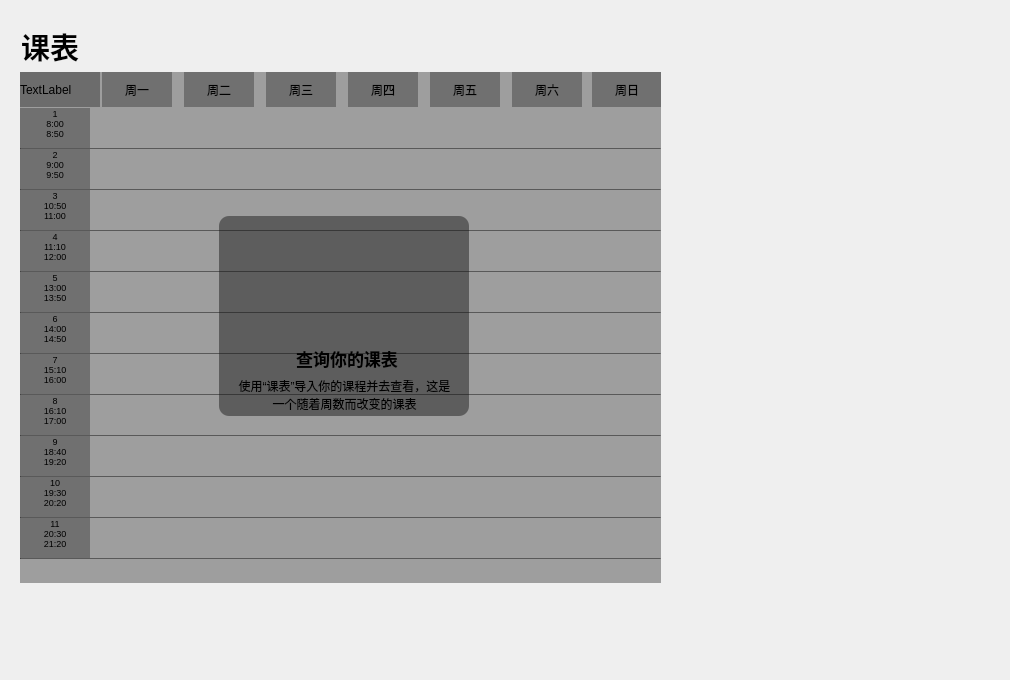
   <widget class="QWidget" name="page_classsheet">
    <widget class="QWidget" name="maincontextphoto_2" native="true">
     <property name="geometry">
      <rect>
       <x>0</x>
       <y>0</y>
       <width>1001</width>
       <height>671</height>
      </rect>
     </property>
     <property name="styleSheet">
      <string notr="true">QWidget#maincontextphoto_2
{
image: url(:/Themes/Assets/Themes/backgrounds/beach/2560x1600.jpg);

}</string>
     </property>
     <widget class="QLabel" name="ClassSheetTiltleLabel">
      <property name="geometry">
       <rect>
        <x>21</x>
        <y>24</y>
        <width>131</width>
        <height>44</height>
       </rect>
      </property>
      <property name="font">
       <font>
        <family>微软雅黑</family>
        <pointsize>22</pointsize>
        <bold>true</bold>
        <stylestrategy>PreferAntialias</stylestrategy>
       </font>
      </property>
      <property name="text">
       <string>课表</string>
      </property>
      <property name="textFormat">
       <enum>Qt::TextFormat::PlainText</enum>
      </property>
     </widget>
     <widget class="QWidget" name="class_sheet_widget" native="true">
      <property name="geometry">
       <rect>
        <x>20</x>
        <y>72</y>
        <width>641</width>
        <height>511</height>
       </rect>
      </property>
      <property name="styleSheet">
       <string notr="true">background-color: rgba(50, 50, 50, 110);</string>
      </property>
      <widget class="QLabel" name="nowdate_week">
       <property name="geometry">
        <rect>
         <x>0</x>
         <y>0</y>
         <width>80</width>
         <height>35</height>
        </rect>
       </property>
       <property name="minimumSize">
        <size>
         <width>70</width>
         <height>0</height>
        </size>
       </property>
       <property name="styleSheet">
        <string notr="true">background-color: rgba(50, 50, 50, 120);</string>
       </property>
       <property name="text">
        <string>TextLabel</string>
       </property>
      </widget>
      <widget class="QLabel" name="MondayLabel">
       <property name="geometry">
        <rect>
         <x>82</x>
         <y>0</y>
         <width>70</width>
         <height>35</height>
        </rect>
       </property>
       <property name="text">
        <string>周一</string>
       </property>
       <property name="alignment">
        <set>Qt::AlignmentFlag::AlignCenter</set>
       </property>
      </widget>
      <widget class="QLabel" name="TuesdayLabel">
       <property name="geometry">
        <rect>
         <x>164</x>
         <y>0</y>
         <width>70</width>
         <height>35</height>
        </rect>
       </property>
       <property name="text">
        <string>周二</string>
       </property>
       <property name="alignment">
        <set>Qt::AlignmentFlag::AlignCenter</set>
       </property>
      </widget>
      <widget class="QLabel" name="ThursdayLabel">
       <property name="geometry">
        <rect>
         <x>246</x>
         <y>0</y>
         <width>70</width>
         <height>35</height>
        </rect>
       </property>
       <property name="text">
        <string>周三</string>
       </property>
       <property name="alignment">
        <set>Qt::AlignmentFlag::AlignCenter</set>
       </property>
      </widget>
      <widget class="QLabel" name="WednesdayLabel">
       <property name="geometry">
        <rect>
         <x>328</x>
         <y>0</y>
         <width>70</width>
         <height>35</height>
        </rect>
       </property>
       <property name="text">
        <string>周四</string>
       </property>
       <property name="alignment">
        <set>Qt::AlignmentFlag::AlignCenter</set>
       </property>
      </widget>
      <widget class="QLabel" name="FridayLabel">
       <property name="geometry">
        <rect>
         <x>492</x>
         <y>0</y>
         <width>70</width>
         <height>35</height>
        </rect>
       </property>
       <property name="text">
        <string>周六</string>
       </property>
       <property name="alignment">
        <set>Qt::AlignmentFlag::AlignCenter</set>
       </property>
      </widget>
      <widget class="QLabel" name="SaturdayLabel">
       <property name="geometry">
        <rect>
         <x>572</x>
         <y>0</y>
         <width>70</width>
         <height>35</height>
        </rect>
       </property>
       <property name="text">
        <string>周日</string>
       </property>
       <property name="alignment">
        <set>Qt::AlignmentFlag::AlignCenter</set>
       </property>
      </widget>
      <widget class="QLabel" name="Sundaylabel">
       <property name="geometry">
        <rect>
         <x>410</x>
         <y>0</y>
         <width>70</width>
         <height>35</height>
        </rect>
       </property>
       <property name="text">
        <string>周五</string>
       </property>
       <property name="alignment">
        <set>Qt::AlignmentFlag::AlignCenter</set>
       </property>
      </widget>
      <widget class="QLabel" name="label_9">
       <property name="geometry">
        <rect>
         <x>0</x>
         <y>36</y>
         <width>70</width>
         <height>40</height>
        </rect>
       </property>
       <property name="minimumSize">
        <size>
         <width>70</width>
         <height>0</height>
        </size>
       </property>
       <property name="font">
        <font>
         <pointsize>7</pointsize>
        </font>
       </property>
       <property name="text">
        <string>1
8:00
8:50</string>
       </property>
       <property name="alignment">
        <set>Qt::AlignmentFlag::AlignHCenter|Qt::AlignmentFlag::AlignTop</set>
       </property>
      </widget>
      <widget class="QLabel" name="label_11">
       <property name="geometry">
        <rect>
         <x>0</x>
         <y>118</y>
         <width>70</width>
         <height>40</height>
        </rect>
       </property>
       <property name="minimumSize">
        <size>
         <width>70</width>
         <height>0</height>
        </size>
       </property>
       <property name="font">
        <font>
         <pointsize>7</pointsize>
        </font>
       </property>
       <property name="text">
        <string>3
10:50
11:00</string>
       </property>
       <property name="alignment">
        <set>Qt::AlignmentFlag::AlignHCenter|Qt::AlignmentFlag::AlignTop</set>
       </property>
      </widget>
      <widget class="QLabel" name="label_13">
       <property name="geometry">
        <rect>
         <x>0</x>
         <y>200</y>
         <width>70</width>
         <height>40</height>
        </rect>
       </property>
       <property name="minimumSize">
        <size>
         <width>70</width>
         <height>0</height>
        </size>
       </property>
       <property name="font">
        <font>
         <pointsize>7</pointsize>
        </font>
       </property>
       <property name="text">
        <string>5
13:00
13:50</string>
       </property>
       <property name="alignment">
        <set>Qt::AlignmentFlag::AlignHCenter|Qt::AlignmentFlag::AlignTop</set>
       </property>
      </widget>
      <widget class="QLabel" name="label_10">
       <property name="geometry">
        <rect>
         <x>0</x>
         <y>77</y>
         <width>70</width>
         <height>40</height>
        </rect>
       </property>
       <property name="minimumSize">
        <size>
         <width>70</width>
         <height>0</height>
        </size>
       </property>
       <property name="font">
        <font>
         <pointsize>7</pointsize>
        </font>
       </property>
       <property name="text">
        <string>2
9:00
9:50</string>
       </property>
       <property name="alignment">
        <set>Qt::AlignmentFlag::AlignHCenter|Qt::AlignmentFlag::AlignTop</set>
       </property>
      </widget>
      <widget class="QLabel" name="label_15">
       <property name="geometry">
        <rect>
         <x>0</x>
         <y>282</y>
         <width>70</width>
         <height>40</height>
        </rect>
       </property>
       <property name="minimumSize">
        <size>
         <width>70</width>
         <height>0</height>
        </size>
       </property>
       <property name="font">
        <font>
         <pointsize>7</pointsize>
        </font>
       </property>
       <property name="text">
        <string>7
15:10
16:00</string>
       </property>
       <property name="alignment">
        <set>Qt::AlignmentFlag::AlignHCenter|Qt::AlignmentFlag::AlignTop</set>
       </property>
      </widget>
      <widget class="QLabel" name="label_14">
       <property name="geometry">
        <rect>
         <x>0</x>
         <y>241</y>
         <width>70</width>
         <height>40</height>
        </rect>
       </property>
       <property name="minimumSize">
        <size>
         <width>70</width>
         <height>0</height>
        </size>
       </property>
       <property name="font">
        <font>
         <pointsize>7</pointsize>
        </font>
       </property>
       <property name="text">
        <string>6
14:00
14:50</string>
       </property>
       <property name="alignment">
        <set>Qt::AlignmentFlag::AlignHCenter|Qt::AlignmentFlag::AlignTop</set>
       </property>
      </widget>
      <widget class="QLabel" name="label_18">
       <property name="geometry">
        <rect>
         <x>0</x>
         <y>405</y>
         <width>70</width>
         <height>40</height>
        </rect>
       </property>
       <property name="minimumSize">
        <size>
         <width>70</width>
         <height>0</height>
        </size>
       </property>
       <property name="font">
        <font>
         <pointsize>7</pointsize>
        </font>
       </property>
       <property name="text">
        <string>10
19:30
20:20</string>
       </property>
       <property name="alignment">
        <set>Qt::AlignmentFlag::AlignHCenter|Qt::AlignmentFlag::AlignTop</set>
       </property>
      </widget>
      <widget class="QLabel" name="label_17">
       <property name="geometry">
        <rect>
         <x>0</x>
         <y>364</y>
         <width>70</width>
         <height>40</height>
        </rect>
       </property>
       <property name="minimumSize">
        <size>
         <width>70</width>
         <height>0</height>
        </size>
       </property>
       <property name="font">
        <font>
         <pointsize>7</pointsize>
        </font>
       </property>
       <property name="text">
        <string>9
18:40
19:20</string>
       </property>
       <property name="alignment">
        <set>Qt::AlignmentFlag::AlignHCenter|Qt::AlignmentFlag::AlignTop</set>
       </property>
      </widget>
      <widget class="QLabel" name="label_19">
       <property name="geometry">
        <rect>
         <x>0</x>
         <y>446</y>
         <width>70</width>
         <height>40</height>
        </rect>
       </property>
       <property name="minimumSize">
        <size>
         <width>70</width>
         <height>0</height>
        </size>
       </property>
       <property name="font">
        <font>
         <pointsize>7</pointsize>
        </font>
       </property>
       <property name="text">
        <string>11
20:30
21:20</string>
       </property>
       <property name="alignment">
        <set>Qt::AlignmentFlag::AlignHCenter|Qt::AlignmentFlag::AlignTop</set>
       </property>
      </widget>
      <widget class="QLabel" name="label_16">
       <property name="geometry">
        <rect>
         <x>0</x>
         <y>323</y>
         <width>70</width>
         <height>40</height>
        </rect>
       </property>
       <property name="minimumSize">
        <size>
         <width>70</width>
         <height>0</height>
        </size>
       </property>
       <property name="font">
        <font>
         <pointsize>7</pointsize>
        </font>
       </property>
       <property name="text">
        <string>8
16:10
17:00</string>
       </property>
       <property name="alignment">
        <set>Qt::AlignmentFlag::AlignHCenter|Qt::AlignmentFlag::AlignTop</set>
       </property>
      </widget>
      <widget class="QLabel" name="label_12">
       <property name="geometry">
        <rect>
         <x>0</x>
         <y>159</y>
         <width>70</width>
         <height>40</height>
        </rect>
       </property>
       <property name="minimumSize">
        <size>
         <width>70</width>
         <height>0</height>
        </size>
       </property>
       <property name="font">
        <font>
         <pointsize>7</pointsize>
        </font>
       </property>
       <property name="text">
        <string>4
11:10
12:00</string>
       </property>
       <property name="alignment">
        <set>Qt::AlignmentFlag::AlignHCenter|Qt::AlignmentFlag::AlignTop</set>
       </property>
      </widget>
      <widget class="Line" name="line">
       <property name="windowModality">
        <enum>Qt::WindowModality::NonModal</enum>
       </property>
       <property name="geometry">
        <rect>
         <x>0</x>
         <y>76</y>
         <width>641</width>
         <height>1</height>
        </rect>
       </property>
       <property name="autoFillBackground">
        <bool>false</bool>
       </property>
       <property name="styleSheet">
        <string notr="true">border-color: rgb(255, 255, 255);</string>
       </property>
       <property name="inputMethodHints">
        <set>Qt::InputMethodHint::ImhNone</set>
       </property>
       <property name="frameShadow">
        <enum>QFrame::Shadow::Sunken</enum>
       </property>
       <property name="orientation">
        <enum>Qt::Orientation::Horizontal</enum>
       </property>
      </widget>
      <widget class="Line" name="line_2">
       <property name="windowModality">
        <enum>Qt::WindowModality::NonModal</enum>
       </property>
       <property name="geometry">
        <rect>
         <x>0</x>
         <y>117</y>
         <width>641</width>
         <height>1</height>
        </rect>
       </property>
       <property name="autoFillBackground">
        <bool>false</bool>
       </property>
       <property name="styleSheet">
        <string notr="true">border-color: rgb(255, 255, 255);</string>
       </property>
       <property name="inputMethodHints">
        <set>Qt::InputMethodHint::ImhNone</set>
       </property>
       <property name="frameShadow">
        <enum>QFrame::Shadow::Sunken</enum>
       </property>
       <property name="orientation">
        <enum>Qt::Orientation::Horizontal</enum>
       </property>
      </widget>
      <widget class="Line" name="line_3">
       <property name="windowModality">
        <enum>Qt::WindowModality::NonModal</enum>
       </property>
       <property name="geometry">
        <rect>
         <x>0</x>
         <y>158</y>
         <width>641</width>
         <height>1</height>
        </rect>
       </property>
       <property name="autoFillBackground">
        <bool>false</bool>
       </property>
       <property name="styleSheet">
        <string notr="true">border-color: rgb(255, 255, 255);</string>
       </property>
       <property name="inputMethodHints">
        <set>Qt::InputMethodHint::ImhNone</set>
       </property>
       <property name="frameShadow">
        <enum>QFrame::Shadow::Sunken</enum>
       </property>
       <property name="orientation">
        <enum>Qt::Orientation::Horizontal</enum>
       </property>
      </widget>
      <widget class="Line" name="line_4">
       <property name="windowModality">
        <enum>Qt::WindowModality::NonModal</enum>
       </property>
       <property name="geometry">
        <rect>
         <x>0</x>
         <y>199</y>
         <width>641</width>
         <height>1</height>
        </rect>
       </property>
       <property name="autoFillBackground">
        <bool>false</bool>
       </property>
       <property name="styleSheet">
        <string notr="true">border-color: rgb(255, 255, 255);</string>
       </property>
       <property name="inputMethodHints">
        <set>Qt::InputMethodHint::ImhNone</set>
       </property>
       <property name="frameShadow">
        <enum>QFrame::Shadow::Sunken</enum>
       </property>
       <property name="orientation">
        <enum>Qt::Orientation::Horizontal</enum>
       </property>
      </widget>
      <widget class="Line" name="line_5">
       <property name="windowModality">
        <enum>Qt::WindowModality::NonModal</enum>
       </property>
       <property name="geometry">
        <rect>
         <x>0</x>
         <y>240</y>
         <width>641</width>
         <height>1</height>
        </rect>
       </property>
       <property name="autoFillBackground">
        <bool>false</bool>
       </property>
       <property name="styleSheet">
        <string notr="true">border-color: rgb(255, 255, 255);</string>
       </property>
       <property name="inputMethodHints">
        <set>Qt::InputMethodHint::ImhNone</set>
       </property>
       <property name="frameShadow">
        <enum>QFrame::Shadow::Sunken</enum>
       </property>
       <property name="orientation">
        <enum>Qt::Orientation::Horizontal</enum>
       </property>
      </widget>
      <widget class="Line" name="line_6">
       <property name="windowModality">
        <enum>Qt::WindowModality::NonModal</enum>
       </property>
       <property name="geometry">
        <rect>
         <x>0</x>
         <y>281</y>
         <width>641</width>
         <height>1</height>
        </rect>
       </property>
       <property name="autoFillBackground">
        <bool>false</bool>
       </property>
       <property name="styleSheet">
        <string notr="true">border-color: rgb(255, 255, 255);</string>
       </property>
       <property name="inputMethodHints">
        <set>Qt::InputMethodHint::ImhNone</set>
       </property>
       <property name="frameShadow">
        <enum>QFrame::Shadow::Sunken</enum>
       </property>
       <property name="orientation">
        <enum>Qt::Orientation::Horizontal</enum>
       </property>
      </widget>
      <widget class="Line" name="line_7">
       <property name="windowModality">
        <enum>Qt::WindowModality::NonModal</enum>
       </property>
       <property name="geometry">
        <rect>
         <x>0</x>
         <y>322</y>
         <width>641</width>
         <height>1</height>
        </rect>
       </property>
       <property name="autoFillBackground">
        <bool>false</bool>
       </property>
       <property name="styleSheet">
        <string notr="true">border-color: rgb(255, 255, 255);</string>
       </property>
       <property name="inputMethodHints">
        <set>Qt::InputMethodHint::ImhNone</set>
       </property>
       <property name="frameShadow">
        <enum>QFrame::Shadow::Sunken</enum>
       </property>
       <property name="orientation">
        <enum>Qt::Orientation::Horizontal</enum>
       </property>
      </widget>
      <widget class="Line" name="line_8">
       <property name="windowModality">
        <enum>Qt::WindowModality::NonModal</enum>
       </property>
       <property name="geometry">
        <rect>
         <x>0</x>
         <y>363</y>
         <width>641</width>
         <height>1</height>
        </rect>
       </property>
       <property name="autoFillBackground">
        <bool>false</bool>
       </property>
       <property name="styleSheet">
        <string notr="true">border-color: rgb(255, 255, 255);</string>
       </property>
       <property name="inputMethodHints">
        <set>Qt::InputMethodHint::ImhNone</set>
       </property>
       <property name="frameShadow">
        <enum>QFrame::Shadow::Sunken</enum>
       </property>
       <property name="orientation">
        <enum>Qt::Orientation::Horizontal</enum>
       </property>
      </widget>
      <widget class="Line" name="line_9">
       <property name="windowModality">
        <enum>Qt::WindowModality::NonModal</enum>
       </property>
       <property name="geometry">
        <rect>
         <x>0</x>
         <y>404</y>
         <width>641</width>
         <height>1</height>
        </rect>
       </property>
       <property name="autoFillBackground">
        <bool>false</bool>
       </property>
       <property name="styleSheet">
        <string notr="true">border-color: rgb(255, 255, 255);</string>
       </property>
       <property name="inputMethodHints">
        <set>Qt::InputMethodHint::ImhNone</set>
       </property>
       <property name="frameShadow">
        <enum>QFrame::Shadow::Sunken</enum>
       </property>
       <property name="orientation">
        <enum>Qt::Orientation::Horizontal</enum>
       </property>
      </widget>
      <widget class="Line" name="line_10">
       <property name="windowModality">
        <enum>Qt::WindowModality::NonModal</enum>
       </property>
       <property name="geometry">
        <rect>
         <x>0</x>
         <y>445</y>
         <width>641</width>
         <height>1</height>
        </rect>
       </property>
       <property name="autoFillBackground">
        <bool>false</bool>
       </property>
       <property name="styleSheet">
        <string notr="true">border-color: rgb(255, 255, 255);</string>
       </property>
       <property name="inputMethodHints">
        <set>Qt::InputMethodHint::ImhNone</set>
       </property>
       <property name="frameShadow">
        <enum>QFrame::Shadow::Sunken</enum>
       </property>
       <property name="orientation">
        <enum>Qt::Orientation::Horizontal</enum>
       </property>
      </widget>
      <widget class="Line" name="line_11">
       <property name="windowModality">
        <enum>Qt::WindowModality::NonModal</enum>
       </property>
       <property name="geometry">
        <rect>
         <x>0</x>
         <y>486</y>
         <width>641</width>
         <height>1</height>
        </rect>
       </property>
       <property name="autoFillBackground">
        <bool>false</bool>
       </property>
       <property name="styleSheet">
        <string notr="true">border-color: rgb(255, 255, 255);</string>
       </property>
       <property name="inputMethodHints">
        <set>Qt::InputMethodHint::ImhNone</set>
       </property>
       <property name="frameShadow">
        <enum>QFrame::Shadow::Sunken</enum>
       </property>
       <property name="orientation">
        <enum>Qt::Orientation::Horizontal</enum>
       </property>
      </widget>
     </widget>
     <widget class="QPushButton" name="pushButton_2">
      <property name="geometry">
       <rect>
        <x>660</x>
        <y>70</y>
        <width>21</width>
        <height>511</height>
       </rect>
      </property>
      <property name="styleSheet">
       <string notr="true">background:transparent;</string>
      </property>
      <property name="text">
       <string/>
      </property>
      <property name="icon">
       <iconset theme="QIcon::ThemeIcon::MediaSkipForward"/>
      </property>
      <property name="flat">
       <bool>true</bool>
      </property>
     </widget>
     <widget class="QPushButton" name="pushButton_3">
      <property name="geometry">
       <rect>
        <x>0</x>
        <y>70</y>
        <width>21</width>
        <height>511</height>
       </rect>
      </property>
      <property name="styleSheet">
       <string notr="true">background:transparent;</string>
      </property>
      <property name="text">
       <string/>
      </property>
      <property name="icon">
       <iconset theme="QIcon::ThemeIcon::GoPrevious"/>
      </property>
      <property name="flat">
       <bool>true</bool>
      </property>
     </widget>
     <widget class="QPushButton" name="add_class_by_hand">
      <property name="geometry">
       <rect>
        <x>570</x>
        <y>35</y>
        <width>33</width>
        <height>30</height>
       </rect>
      </property>
      <property name="text">
       <string/>
      </property>
      <property name="icon">
       <iconset resource="res.qrc">
        <normaloff>:/Themes/Assets/add_icon.svg</normaloff>:/Themes/Assets/add_icon.svg</iconset>
      </property>
      <property name="flat">
       <bool>true</bool>
      </property>
     </widget>
     <widget class="QPushButton" name="add_class_from_web">
      <property name="geometry">
       <rect>
        <x>615</x>
        <y>35</y>
        <width>33</width>
        <height>30</height>
       </rect>
      </property>
      <property name="text">
       <string/>
      </property>
      <property name="icon">
       <iconset resource="res.qrc">
        <normaloff>:/Themes/Assets/download.svg</normaloff>:/Themes/Assets/download.svg</iconset>
      </property>
      <property name="flat">
       <bool>true</bool>
      </property>
     </widget>
     <widget class="QPushButton" name="back_to_home_week">
      <property name="geometry">
       <rect>
        <x>93</x>
        <y>29</y>
        <width>39</width>
        <height>33</height>
       </rect>
      </property>
      <property name="text">
       <string/>
      </property>
      <property name="icon">
       <iconset resource="res.qrc">
        <normaloff>:/Themes/Assets/main_home.svg</normaloff>:/Themes/Assets/main_home.svg</iconset>
      </property>
      <property name="flat">
       <bool>true</bool>
      </property>
     </widget>
     <widget class="QWidget" name="class_empty_widget" native="true">
      <property name="geometry">
       <rect>
        <x>219</x>
        <y>216</y>
        <width>250</width>
        <height>200</height>
       </rect>
      </property>
      <property name="styleSheet">
       <string notr="true">background-color: rgba(20, 20, 20, 120);
border-radius:10px</string>
      </property>
      <widget class="QPushButton" name="pushButton_16">
       <property name="enabled">
        <bool>false</bool>
       </property>
       <property name="geometry">
        <rect>
         <x>56</x>
         <y>16</y>
         <width>148</width>
         <height>119</height>
        </rect>
       </property>
       <property name="styleSheet">
        <string notr="true">background-color: transparent;
border-radius:10px</string>
       </property>
       <property name="text">
        <string/>
       </property>
       <property name="icon">
        <iconset resource="res.qrc">
         <normaloff>:/Themes/Assets/Illustrations/MyDayEmpty/MyDayEmpty.svg</normaloff>
         <disabledoff>:/Themes/Assets/Illustrations/MyDayEmpty/MyDayEmpty.svg</disabledoff>:/Themes/Assets/Illustrations/MyDayEmpty/MyDayEmpty.svg</iconset>
       </property>
       <property name="iconSize">
        <size>
         <width>110</width>
         <height>200</height>
        </size>
       </property>
       <property name="flat">
        <bool>true</bool>
       </property>
      </widget>
      <widget class="QLabel" name="label_26">
       <property name="geometry">
        <rect>
         <x>63</x>
         <y>129</y>
         <width>130</width>
         <height>26</height>
        </rect>
       </property>
       <property name="font">
        <font>
         <pointsize>13</pointsize>
         <bold>true</bold>
        </font>
       </property>
       <property name="styleSheet">
        <string notr="true">background-color: transparent;</string>
       </property>
       <property name="text">
        <string>查询你的课表</string>
       </property>
       <property name="alignment">
        <set>Qt::AlignmentFlag::AlignCenter</set>
       </property>
      </widget>
      <widget class="QLabel" name="label_27">
       <property name="geometry">
        <rect>
         <x>12</x>
         <y>164</y>
         <width>227</width>
         <height>30</height>
        </rect>
       </property>
       <property name="styleSheet">
        <string notr="true">background-color: transparent;</string>
       </property>
       <property name="text">
        <string>使用“课表”导入你的课程并去查看，这是
一个随着周数而改变的课表</string>
       </property>
       <property name="alignment">
        <set>Qt::AlignmentFlag::AlignCenter</set>
       </property>
      </widget>
     </widget>
     <zorder>class_sheet_widget</zorder>
     <zorder>ClassSheetTiltleLabel</zorder>
     <zorder>pushButton_2</zorder>
     <zorder>pushButton_3</zorder>
     <zorder>add_class_by_hand</zorder>
     <zorder>add_class_from_web</zorder>
     <zorder>back_to_home_week</zorder>
     <zorder>class_empty_widget</zorder>
    </widget>
   </widget>
